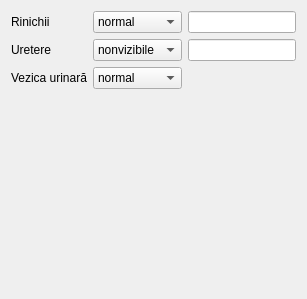
             <widget class="QWidget" name="tab_9">
              <attribute name="title">
               <string>S.urinar</string>
              </attribute>
              <layout class="QGridLayout" name="gridLayout_74">
               <item row="0" column="3">
                <widget class="QLineEdit" name="gestation2_kidneys_description"/>
               </item>
               <item row="1" column="3">
                <widget class="QLineEdit" name="gestation2_ureter_description"/>
               </item>
               <item row="2" column="0" colspan="2">
                <widget class="QLabel" name="label_190">
                 <property name="text">
                  <string>Vezica urinară</string>
                 </property>
                </widget>
               </item>
               <item row="2" column="2">
                <widget class="QComboBox" name="gestation2_bladder">
                 <item>
                  <property name="text">
                   <string>normal</string>
                  </property>
                 </item>
                 <item>
                  <property name="text">
                   <string>anormal</string>
                  </property>
                 </item>
                 <item>
                  <property name="text">
                   <string>dificil</string>
                  </property>
                 </item>
                </widget>
               </item>
               <item row="3" column="3">
                <spacer name="verticalSpacer_21">
                 <property name="orientation">
                  <enum>Qt::Orientation::Vertical</enum>
                 </property>
                 <property name="sizeHint" stdset="0">
                  <size>
                   <width>20</width>
                   <height>199</height>
                  </size>
                 </property>
                </spacer>
               </item>
               <item row="1" column="2">
                <widget class="QComboBox" name="gestation2_ureter">
                 <item>
                  <property name="text">
                   <string>nonvizibile</string>
                  </property>
                 </item>
                 <item>
                  <property name="text">
                   <string>vizibile</string>
                  </property>
                 </item>
                </widget>
               </item>
               <item row="0" column="2">
                <widget class="QComboBox" name="gestation2_kidneys">
                 <item>
                  <property name="text">
                   <string>normal</string>
                  </property>
                 </item>
                 <item>
                  <property name="text">
                   <string>anormal</string>
                  </property>
                 </item>
                 <item>
                  <property name="text">
                   <string>dificil</string>
                  </property>
                 </item>
                </widget>
               </item>
               <item row="1" column="0" colspan="2">
                <widget class="QLabel" name="label_189">
                 <property name="text">
                  <string>Uretere</string>
                 </property>
                </widget>
               </item>
               <item row="0" column="0" colspan="2">
                <widget class="QLabel" name="label_188">
                 <property name="text">
                  <string>Rinichii</string>
                 </property>
                </widget>
               </item>
              </layout>
             </widget>
